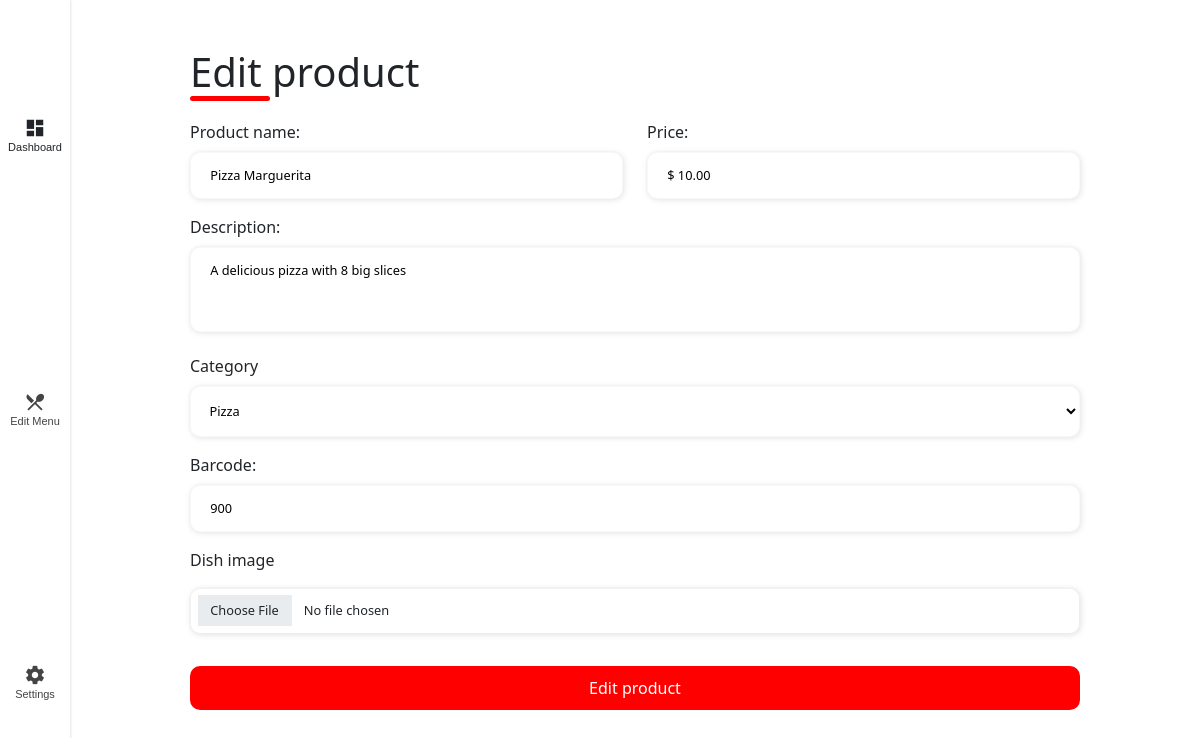
The app's page /admin/settings/edit-menu/1 (signed in) with its own data.
### appetieats/models.py (models this page shows)
class Products(db.Model, SerializerMixin):
    id = db.Column(db.Integer, primary_key=True, autoincrement=True)
    name = db.Column(db.String(200), nullable=False)
    description = db.Column(db.Text)
    price = db.Column(db.Float, nullable=False)
    barcode = db.Column(db.Integer, nullable=False)
    available = db.Column(db.String(5), nullable=False)
    category_id = db.Column(db.Integer, db.ForeignKey('categories.id'))
    user_id = db.Column(db.Integer, db.ForeignKey('users.id'))

class Categories(db.Model, SerializerMixin):
    id = db.Column(db.Integer, primary_key=True, autoincrement=True)
    user_id = db.Column(db.Integer, db.ForeignKey('users.id'))
    category_name = db.Column(db.String(200), nullable=False)

### appetieats/routes/admin/settings.py (the view)
@settings_bp.route("/admin/settings/edit-menu/<product_id>", methods=["GET", "POST"])
@login_required
def edit_product(product_id):
    if request.method == "POST":
        product_data = get_product_data_from_request()
        update_product_data(product_data, product_id)
        return redirect(f"/admin/settings/edit-menu/{product_id}")
    else:
        user_id = session.get("user_id")
        product = Products.query.filter_by(user_id=user_id,
                                           id=product_id).first()
        if not product:
            return abort(403, "Choose a valid product")
        current_category = Categories.query.filter_by(
                id=product.category_id).first()
        categories = Categories.query.filter(
                Categories.user_id == user_id,
                Categories.id != current_category.id).all()
        return render_template(
                "admin/settings/edit-menu-form.html", product=product,
                current_category=current_category, categories=categories)

### appetieats/ext/helpers.py (called while the page is built)
def login_required(f):
    @wraps(f)
    def decorated_function(*args, **kwargs):
        if session.get("user_id") is None:
            return redirect("/login")
        return f(*args, **kwargs)
    return decorated_function

### appetieats/templates/admin/settings/edit-menu-form.html (shortened to what this page needs)
{% extends "admin/admin.html" %}
{% block head %}
<link rel="stylesheet" href="https://cdnjs.cloudflare.com/ajax/libs/cropper/2.3.3/cropper.css">
{% endblock %}
{% block main %}
<form method="post" action="/admin/settings/edit-menu/{{ product.id }}" enctype="multipart/form-data">
    <div class="form-header">
        <div class="title mt-5 text-center">
            <h1>Edit product</h1>
        </div>
    </div>
    <div class="input-box">
        <div class="row">
            <div class="col-md-6 std-input-box">
                <label for="name">Product name: </label>
                <input id="name" name="name" class="std-input required" type="text" placeholder="e.g., hamburger, macaroni..." value="{{ product.name }}"required>
            </div>
            <div class="col-md-6 std-input-box">
                <label for="price">Price: </label>
                <input id="price" name="price" class="std-input required" type="text" required>
            </div>
        </div>
        <div class="row">
            <div class="std-input-box">
                <label for="description">Description: </label>
                <textarea id="description" name="description" class="std-input required" type="text" rows="3" placeholder="A perfect blend of succulent flavors, irresistible textures, and special touches..." required>{{ product.description }}</textarea>
            </div>
        </div>
        <div class="row">
            <div class="std-input-box">
                <label for="category">Category</label>
                <select class="" id="category" name="category" required>
                    <option value="{{ current_category.id }}" selected>{{ current_category.category_name}}</option>
                </select>
            </div>
        </div>
        <div class="row">
            <div class="std-input-box">
                <label for="barcode">Barcode: </label>
                <input id="barcode" name="barcode" class="std-input required" type="text" inputmode="numeric" placeholder="e.g., 108745..." value="{{ product.barcode }}" required>
            </div>
        </div>
        <div class="row">
            <div class="std-input-box">
                <div class="std-input-box">
                    <label for="file" class="form-label">Dish image</label>
                    <input class="form-control" type="file" id="image" name="image">
                </div>
            </div>
        </div>
        <button class="std-button mt-3" type="submit">Edit product</button>
    </div>
</form>
{% endblock %}
{% block edit %}{% endblock %}

### appetieats/static/css/admin/add.css (style rules this page uses)
:root { --std-red: #ff0000; --std-dark-red: #cc0000; --std-spacegray: #eeeeee65; }
textarea { resize: none; }
.std-input-box input, select, textarea { width: 100%; margin: 0.5rem 0 1rem 0; padding: 0.8rem 1.2rem; border: 1px solid var(--std-spacegray); outline: 1px solid var(--std-spacegray); border-radius: 10px; box-shadow: 1px 1px 6px #0000001c; font-size: 0.8rem; }
.std-input-box select { padding: 0.9rem; background-color: #fff; }
.std-button { width: 100%; border: none; background-color: var(--std-red); padding: 0.62rem; border-radius: 10px; cursor: pointer; color: #fff; }
.form-header { margin-bottom: 1rem; display: flex; justify-content: space-between; }
.form-header h1::after { content: ''; display: block; width: 5rem; height: 0.3rem; background-color: #ff0000; margin: 0 auto; position: absolute; border-radius: 10px; }

### appetieats/static/css/nav.css (style rules this page uses)
body { margin: 0 0 55px 0; }

### records on screen
Products: name "Pizza Marguerita", description "A delicious pizza with 8 big slices", barcode "900"
Categories: category "Pizza"
